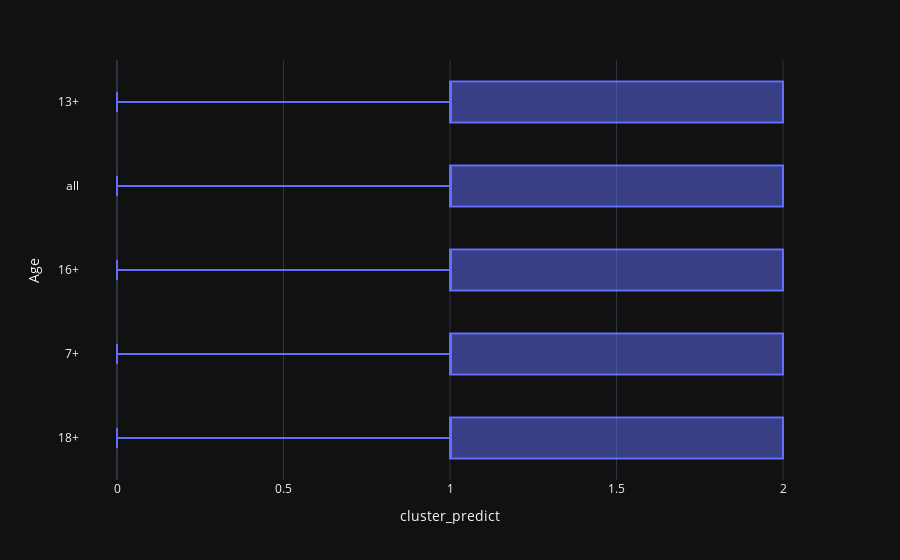

The code cell stored with this chart in its notebook:
### Code cell
my_boxplot_fct(train_orig_pred, "Age")

### Figure 1 — Plotly figure (JSON) as saved in the notebook; plotly's stock layout.template omitted (floating-point values rounded to 4 significant figures; data arrays with more than 128 entries replaced by an {"elided": "..."} marker saying what was removed)
{"data": [{"alignmentgroup": "True", "hovertemplate": "cluster_predict=%{x}<br>Age=%{y}<extra></extra>", "legendgroup": "", "marker": {"color": "#636efa"}, "name": "", "notched": false, "offsetgroup": "", "orientation": "h", "showlegend": false, "x": {"elided": "4863 float values"}, "x0": " ", "xaxis": "x", "y": {"elided": "4863 str values"}, "y0": " ", "yaxis": "y", "type": "box"}], "layout": {"xaxis": {"anchor": "y", "domain": [0.0, 1.0], "title": {"text": "cluster_predict"}}, "yaxis": {"anchor": "x", "domain": [0.0, 1.0], "title": {"text": "Age"}}, "legend": {"tracegroupgap": 0}, "margin": {"t": 60}, "boxmode": "group"}}
